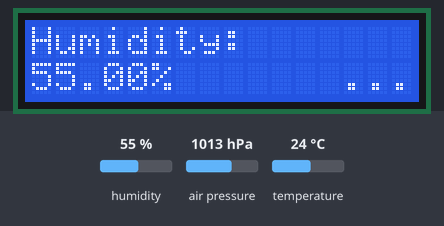
A program run on a simulated ESP32. Parts: 16×2 character LCD. The test bench sets the inputs (shaded band); at power-on: humidity 55 %, air pressure 1013 hPa, temperature 24 °C. WiFi joins after 1.5 s; servers stay silent unless stated; storage starts empty; what the program prints to the serial monitor is not drawn.

Above: at 13.3 s.
13.4 s: humidity set to 22 %
At 14.7 s:
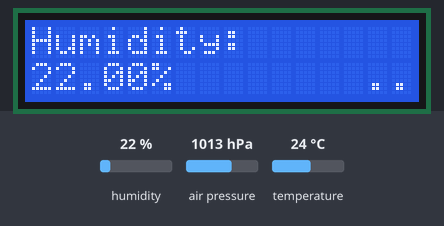
16.6 s: air pressure set to 952 hPa
At 17.9 s:
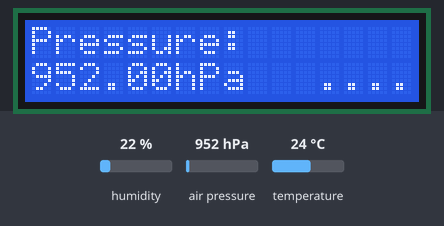
23.8 s: air pressure set to 1014 hPa
At 24.7 s:
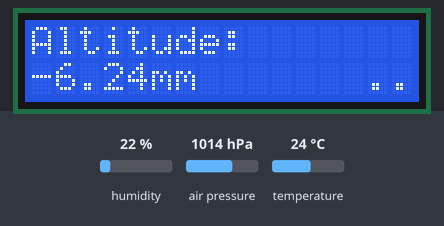
27.4 s: temperature set to 1 °C
At 28.9 s:
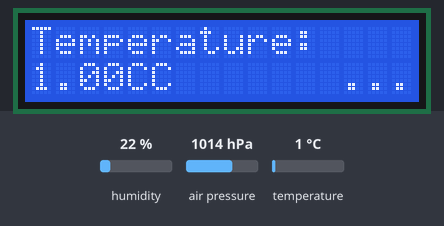
Timing chart, 0 to 30.4 s (numbered marks = the images above; inputs shaded):
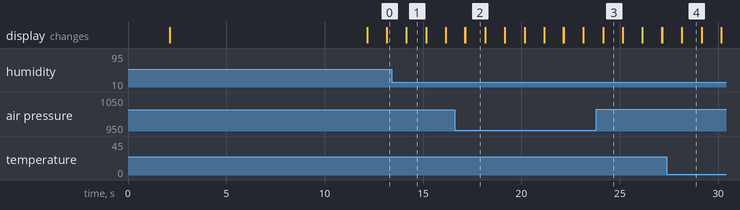

Measured:
- after the input at 23.8 s, the display: changes after 0.35 s (image 3)
- after the input at 27.4 s, the display: changes after 0.76 s (image 4)

The program:

main.cpp
```cpp
#include <Arduino.h>
#include <ArduinoJson.h>
#include <ESPAsyncWebServer.h>
#include <SPIFFS.h>
#include <Wire.h>
#include <Adafruit_Sensor.h>
#include <Adafruit_BME280.h>
#include <LiquidCrystal_I2C.h>

// Replace with your network credentials
const char* ssid = "htl-IoT";
const char* password = "iot..2015";

float temperature = 0;
float humidity = 0;
float air_pressure = 0;

//Webseite update interval
unsigned long previousMillis = 0;
long interval_web = 1000;

//LCD I2C
LiquidCrystal_I2C lcd(0x27,16,2);  // set the LCD address to 0x27 for a 16 chars and 2 line display
unsigned long lastMillis = 0;
const int interval = 5000;
unsigned long lastMillis2 = 0;
const int interval2 = 1000;

int displayState = 0;
int countTimeLeft = interval/interval2-1;

//BME280 Sensor
#define SEALEVELPRESSURE_HPA (1013.25)

Adafruit_BME280 bme; // I2C

// Create AsyncWebServer object on port 80
AsyncWebServer server(80);
AsyncWebSocket ws("/ws");

//###########################################################################################
//FUNKTION Define
void initSPIFFS();
void initWIFI(const char* ssid,const char* password);
void onIndexRequest(AsyncWebServerRequest *request);
void onCSSRequest(AsyncWebServerRequest *request);
void onJSRequest (AsyncWebServerRequest *request);
void onPageNotFound(AsyncWebServerRequest *request);

void initWebSocket();
void handleWebSocketMessage(void *arg, uint8_t *data, size_t len);
void notifyClients();
void onEvent(AsyncWebSocket *server, AsyncWebSocketClient *client, AwsEventType type,
             void *arg, uint8_t *data, size_t len);
String processor(const String& var);

void printValues(int count);
void printValuesAnimation(int interval, int interval2);
void printValuesSerial();
//###########################################################################################
//SETUP
void setup() {
  Serial.begin(115200);

  // initialize the lcd
  lcd.init();
  lcd.backlight();

  //setartup bme280 sensor
  bme.begin(0x76);

  initSPIFFS();
  initWIFI(ssid, password);
  initWebSocket();
}

void loop() {
  ws.cleanupClients();
  printValuesAnimation(interval, interval2);
  if(millis() - previousMillis > interval_web) //messurement Interval 1s to Webseite
  {
    // save the last time you blinked the LED
    previousMillis = millis();

    humidity = bme.readHumidity();
    temperature = bme.readTemperature();
    air_pressure = bme.readPressure() / 100.0F;
    notifyClients(); //sends the json data via websockets to the webseite
  }
}


//###########################################################################################
//FUNKTIONS

//Init SPIFFS File System
void initSPIFFS(){
  if(!SPIFFS.begin()){
    Serial.println("Error mounting SPIFFS");
    lcd.clear();
    lcd.setCursor(0,0);
    lcd.print("ERROR SPIFFS");
  }
}

// Callback: send homepage
void onIndexRequest (AsyncWebServerRequest *request) {
  IPAddress remote_ip = request->client()->remoteIP();
  Serial.println("[" + remote_ip.toString() +
                  "] HTTP GET request of " + request->url());
  request->send(SPIFFS, "/index.html", "text/html");
}

// Callback: send style sheet
void onCSSRequest (AsyncWebServerRequest *request) {
  IPAddress remote_ip = request->client()->remoteIP();
  Serial.println("[" + remote_ip.toString() +
                  "] HTTP GET request of " + request->url());
  request->send(SPIFFS, "/style.css", "text/css");
}

// Callback: send style sheet
void onJSRequest (AsyncWebServerRequest *request) {
  IPAddress remote_ip = request->client()->remoteIP();
  Serial.println("[" + remote_ip.toString() +
                  "] HTTP GET request of " + request->url());
  request->send(SPIFFS, "/script.js", "text/js");
}

// callback: send 404 if requested file does not exist
void onPageNotFound (AsyncWebServerRequest *request) {
  IPAddress remote_ip = request->client ()->remoteIP();
  Serial.println("[" + remote_ip.toString() +
                  "] HTTP GET request of " + request->url());
  request->send (404, "text/plain", "Not found");
}

//Init the WIFI
void initWIFI(const char* ssid,const char* password){
  // start WIFI
  WiFi.mode(WIFI_STA);
  WiFi.begin(ssid, password);
  Serial.print("Connecting to WiFi ..");

  lcd.clear();
  lcd.setCursor(0,0);
  lcd.print("Connecting WiFi ");

  while (WiFi.status() != WL_CONNECTED) {
    Serial.print('.');
    delay(1000);
  }

  lcd.setCursor(0,1);
  lcd.print(WiFi.localIP());
  delay(10000);

  Serial.println(WiFi.localIP());
  // On HTTP request for root, provide index.html file
  server.on("/", HTTP_GET, onIndexRequest);
  // On HTTP request for style sheet, provide style.css
  server.on("/style.css", HTTP_GET, onCSSRequest);
  //On HTTP request for java script, provide script.js
  server.on("/script.js", HTTP_GET, onJSRequest);
  // Handle requests for pages that do not exist
  server.onNotFound(onPageNotFound);
  // Start web server
  server.begin();
}

void handleWebSocketMessage(void *arg, uint8_t *data, size_t len) {
  AwsFrameInfo *info = (AwsFrameInfo*)arg;
  if (info->final && info->index == 0 && info->len == len && info->opcode == WS_TEXT) {
    data[len] = 0;

    String message = String((char*)(data));
    Serial.println(message);

    DynamicJsonDocument doc(200);
    DeserializationError error = deserializeJson(doc, message);

    if(error){
      Serial.print("deserializeJson() failed: ");
      Serial.println(error.c_str());
      return;
    }
    notifyClients();
  }
}

void notifyClients() {
  String json =   "{\"TEMPERATURE\":";
         json +=  temperature;
         json +=  ", \"HUMIDITY\":";
         json +=  humidity;
         json +=  ", \"PRESSURE\":";
         json +=  air_pressure;
         json +=  "}";
  ws.textAll(json);
}

void onEvent(AsyncWebSocket *server, AsyncWebSocketClient *client, AwsEventType type,
             void *arg, uint8_t *data, size_t len) {
    switch (type) {
      case WS_EVT_CONNECT:
        Serial.printf("WebSocket client #%u connected from %s\n", client->id(), client->remoteIP().toString().c_str());
        notifyClients();
        break;
      case WS_EVT_DISCONNECT:
        Serial.printf("WebSocket client #%u disconnected\n", client->id());
        break;
      case WS_EVT_DATA:
        handleWebSocketMessage(arg, data, len);
        break;
      case WS_EVT_PONG:
      case WS_EVT_ERROR:
        break;
  }
}

void initWebSocket() {
  ws.onEvent(onEvent);
  server.addHandler(&ws);
}

String processor(const String& var){
  Serial.println(var);
  return String();
}

void printValues(int count){
  if(count == 0){
    lcd.setCursor(0,0);
    lcd.print("Temperature: ");
    lcd.setCursor(0,1);
    lcd.print(bme.readTemperature());
    lcd.print("C");
  }else if(count == 1){
    lcd.setCursor(0,0);
    lcd.print("Humidity: ");
    lcd.setCursor(0,1);
    lcd.print(bme.readHumidity());
    lcd.print("%");
  }else if(count == 2){
    lcd.setCursor(0,0);
    lcd.print("Pressure: ");
    lcd.setCursor(0,1);
    lcd.print(bme.readPressure()/100.0F);
    lcd.print("hPa");
  }else if(count == 3){
    lcd.setCursor(0,0);
    lcd.print("Altitude: ");
    lcd.setCursor(0,1);
    lcd.print(bme.readAltitude(SEALEVELPRESSURE_HPA));
    lcd.print("m");
  }
}

void printValuesAnimation(int interval, int interval2){
  if(millis()-lastMillis >= interval){
    lastMillis = millis();
    lcd.clear();
    if(countTimeLeft<=0){
      countTimeLeft = interval/interval2-1;
    }
    printValuesSerial();

    displayState++;
    if(displayState>=4){
      displayState = 0;
    }
  }
  if(millis()-lastMillis2 >= interval2){
    lastMillis2 = millis();

    printValues(displayState);
    for(int i = 0; i <= countTimeLeft; i++){
      lcd.setCursor(16-i,1);
      //lcd.write(0xFF);
      lcd.print(".");
    }
    int countTimeLeft2 = (interval/interval2-1)-countTimeLeft;
    for(int i = 0; i <= countTimeLeft2; i++){
      lcd.setCursor(16-(interval/interval2)+i,1);
      lcd.print(" ");
    }

    Serial.println(countTimeLeft);
    countTimeLeft--;
  }
}

void printValuesSerial(){
  Serial.printf("Temperature: %.2fC\n",bme.readTemperature());
  Serial.printf("humidity: %.2f%%\n",bme.readHumidity());
  Serial.printf("Pressure: %.2fhPa\n",bme.readPressure() / 100.0F);
  Serial.printf("Altitude: %.2fm\n",bme.readAltitude(SEALEVELPRESSURE_HPA));
  Serial.println();
}
```
